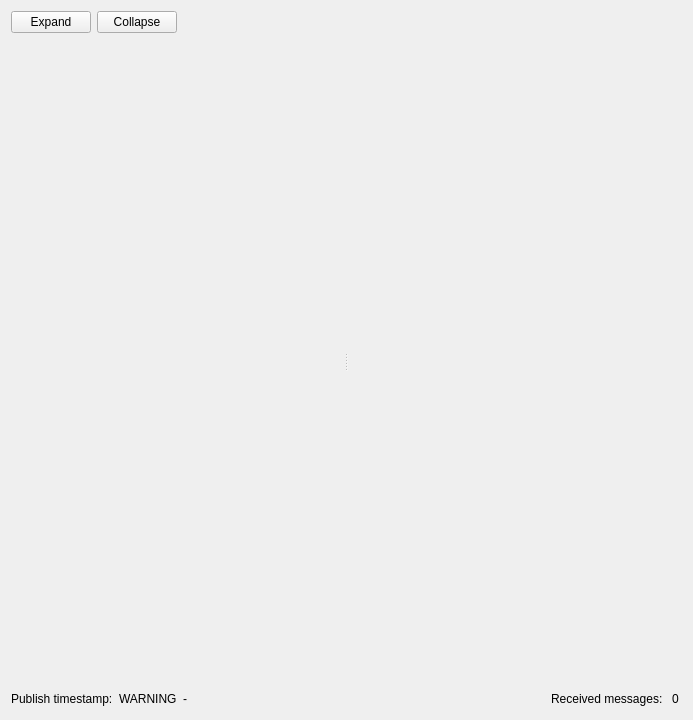
<?xml version="1.0" encoding="UTF-8"?>
<ui version="4.0">
 <class>PluginWidget</class>
 <widget class="QWidget" name="PluginWidget">
  <property name="geometry">
   <rect>
    <x>0</x>
    <y>0</y>
    <width>693</width>
    <height>720</height>
   </rect>
  </property>
  <property name="windowTitle">
   <string>GroupWidget</string>
  </property>
  <layout class="QVBoxLayout" name="verticalLayout">
   <item>
    <layout class="QHBoxLayout" name="button_layout">
     <item>
      <widget class="QPushButton" name="expand_button">
       <property name="minimumSize">
        <size>
         <width>10</width>
         <height>0</height>
        </size>
       </property>
       <property name="text">
        <string>Expand</string>
       </property>
       <property name="icon">
        <iconset>
         <normalon>:/ecalicons/EXPAND</normalon>
        </iconset>
       </property>
      </widget>
     </item>
     <item>
      <widget class="QPushButton" name="collapse_button">
       <property name="minimumSize">
        <size>
         <width>10</width>
         <height>0</height>
        </size>
       </property>
       <property name="text">
        <string>Collapse</string>
       </property>
       <property name="icon">
        <iconset resource="../../../../iconset/ecalicons.qrc">
         <normaloff>:/ecalicons/COLLAPSE</normaloff>:/ecalicons/COLLAPSE</iconset>
       </property>
      </widget>
     </item>
     <item>
      <spacer name="button_spacer">
       <property name="orientation">
        <enum>Qt::Horizontal</enum>
       </property>
       <property name="sizeHint" stdset="0">
        <size>
         <width>0</width>
         <height>0</height>
        </size>
       </property>
      </spacer>
     </item>
    </layout>
   </item>
   <item>
    <layout class="QHBoxLayout" name="content_layout" stretch="5,5">
     <item>
      <layout class="QHBoxLayout" name="logging_layout"/>
     </item>
     <item>
      <widget class="QSplitter" name="splitter">
       <property name="sizePolicy">
        <sizepolicy hsizetype="Expanding" vsizetype="Expanding">
         <horstretch>0</horstretch>
         <verstretch>0</verstretch>
        </sizepolicy>
       </property>
       <property name="orientation">
        <enum>Qt::Horizontal</enum>
       </property>
       <widget class="QWidget" name="treeview_widget" native="true">
        <layout class="QHBoxLayout" name="treeview_layout">
         <property name="sizeConstraint">
          <enum>QLayout::SetMaximumSize</enum>
         </property>
         <property name="leftMargin">
          <number>0</number>
         </property>
         <property name="topMargin">
          <number>0</number>
         </property>
         <property name="bottomMargin">
          <number>0</number>
         </property>
        </layout>
       </widget>
       <widget class="QWidget" name="plot_widget" native="true">
        <layout class="QHBoxLayout" name="widget_plot_layout">
         <property name="sizeConstraint">
          <enum>QLayout::SetMaximumSize</enum>
         </property>
         <property name="topMargin">
          <number>0</number>
         </property>
         <property name="rightMargin">
          <number>0</number>
         </property>
         <property name="bottomMargin">
          <number>0</number>
         </property>
        </layout>
       </widget>
      </widget>
     </item>
    </layout>
   </item>
   <item>
    <layout class="QHBoxLayout" name="horizontalLayout">
     <item>
      <widget class="QLabel" name="publish_timestamp_description_label">
       <property name="minimumSize">
        <size>
         <width>10</width>
         <height>0</height>
        </size>
       </property>
       <property name="text">
        <string>Publish timestamp:</string>
       </property>
      </widget>
     </item>
     <item>
      <widget class="QLabel" name="publish_timestamp_warning_label">
       <property name="text">
        <string>WARNING</string>
       </property>
      </widget>
     </item>
     <item>
      <widget class="QLabel" name="publish_timestamp_label">
       <property name="minimumSize">
        <size>
         <width>10</width>
         <height>0</height>
        </size>
       </property>
       <property name="text">
        <string>-</string>
       </property>
      </widget>
     </item>
     <item>
      <spacer name="horizontalSpacer_2">
       <property name="orientation">
        <enum>Qt::Horizontal</enum>
       </property>
       <property name="sizeHint" stdset="0">
        <size>
         <width>40</width>
         <height>20</height>
        </size>
       </property>
      </spacer>
     </item>
     <item>
      <widget class="QLabel" name="warning_label">
       <property name="styleSheet">
        <string notr="true">color:red</string>
       </property>
       <property name="text">
        <string/>
       </property>
      </widget>
     </item>
     <item>
      <spacer name="horizontalSpacer">
       <property name="orientation">
        <enum>Qt::Horizontal</enum>
       </property>
       <property name="sizeHint" stdset="0">
        <size>
         <width>0</width>
         <height>0</height>
        </size>
       </property>
      </spacer>
     </item>
     <item>
      <widget class="QLabel" name="received_messages_label">
       <property name="minimumSize">
        <size>
         <width>10</width>
         <height>0</height>
        </size>
       </property>
       <property name="text">
        <string>Received messages: </string>
       </property>
      </widget>
     </item>
     <item>
      <widget class="QLabel" name="received_message_counter_label">
       <property name="minimumSize">
        <size>
         <width>10</width>
         <height>0</height>
        </size>
       </property>
       <property name="text">
        <string>0</string>
       </property>
      </widget>
     </item>
    </layout>
   </item>
  </layout>
 </widget>
 <resources>
  <include location="../../../../iconset/ecalicons.qrc"/>
 </resources>
 <connections/>
</ui>
